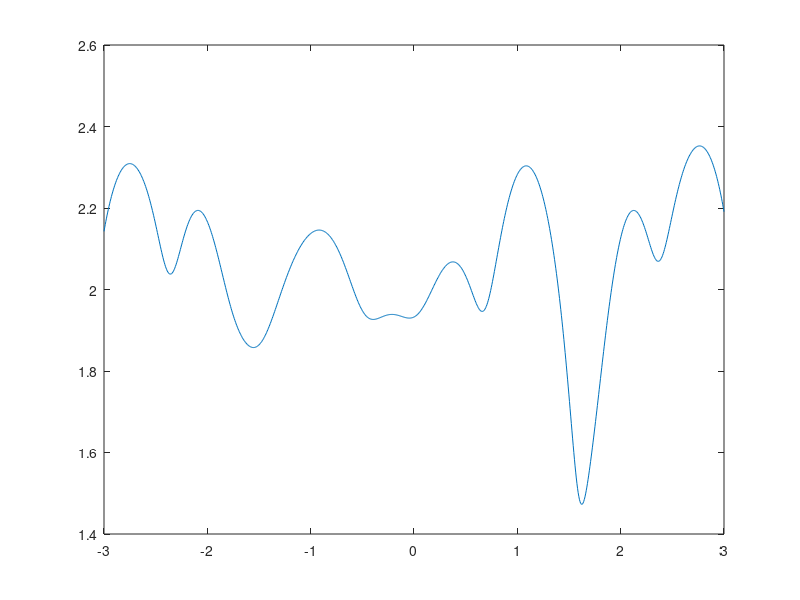
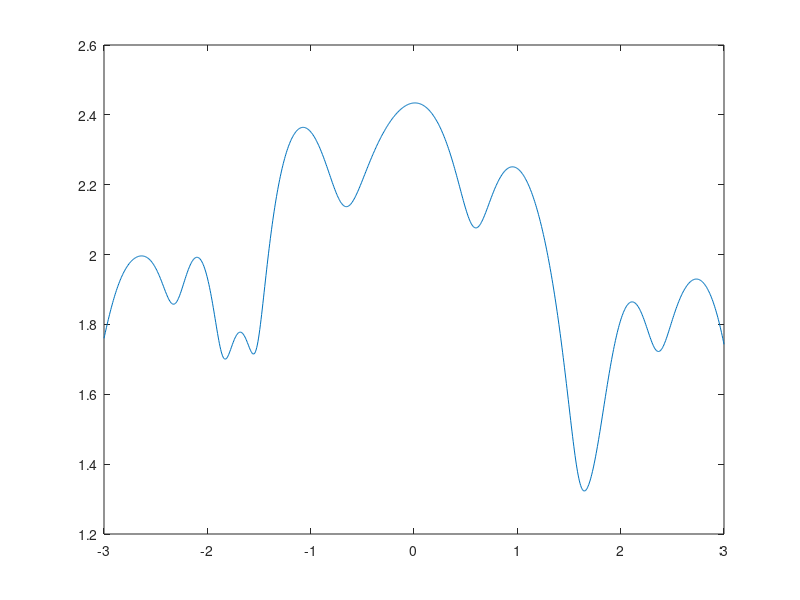
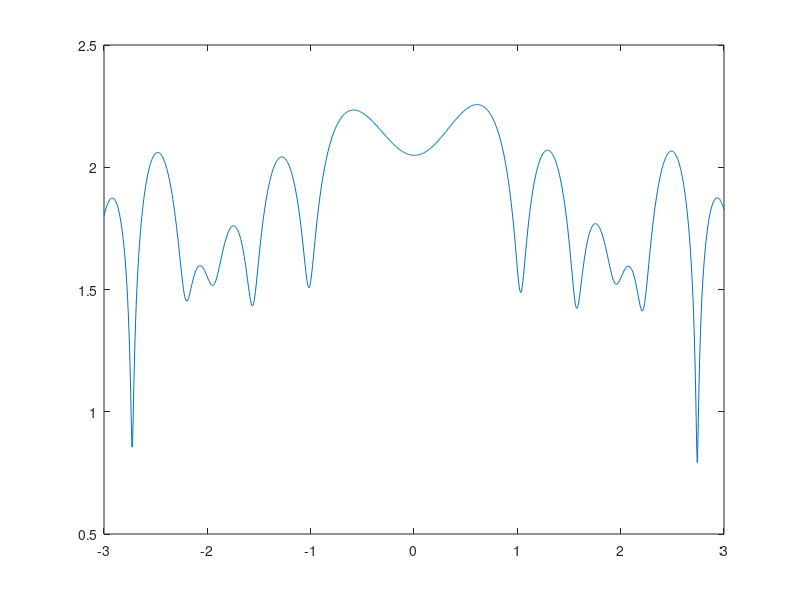

MATLAB code to generate these figures, in order: (Note: this script raises an error after producing the figures.)
close all; clear; clc;
Data 	= 	load('Data.dat');

figure()
plot(Data(:,1),log10(Data(:,2)))

figure()
plot(Data(:,1),log10(Data(:,3)))

figure()
plot(Data(:,1),log10(Data(:,4)))

figure()
plot(Data(:,1),log10(Data(:,5)))

figure()
plot(Data(:,1),log10(Data(:,6)))

figure()
plot(Data(:,1),log10(Data(:,7)))

figure()
plot(Data(:,1),log10(Data(:,8)))

figure()
plot(Data(:,1),log10(Data(:,9)))

figure()
plot(Data(:,1),log10(Data(:,10)))